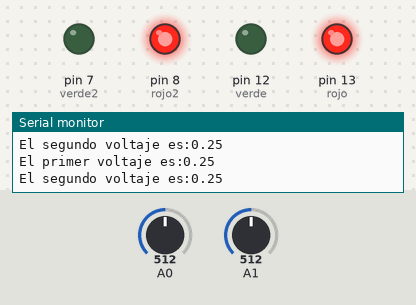
Recording of a sketch running on a simulated Arduino Uno, built with avr-gcc and run on an emulated ATmega328P. On the bench: output pins drawn as LEDs (lit = HIGH), the last lines printed to the serial monitor. Inputs (shaded band) come from the test bench; at power-on: A0 = 512, A1 = 512.

Above: at 8.8 s.
8.9 s: A0 set to 716
At 16.5 s:
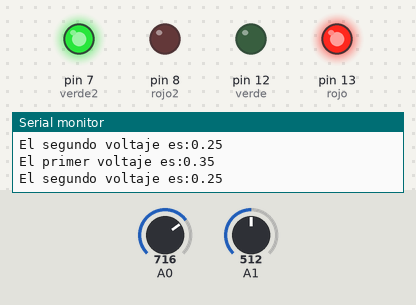
17.5 s: A1 set to 900
At 25.0 s:
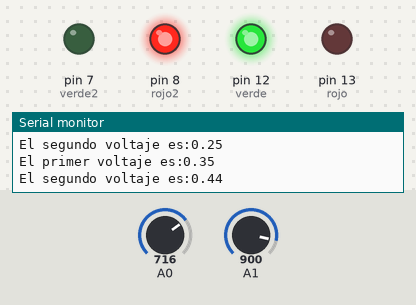
25.5 s: A1 set to 716
At 32.4 s:
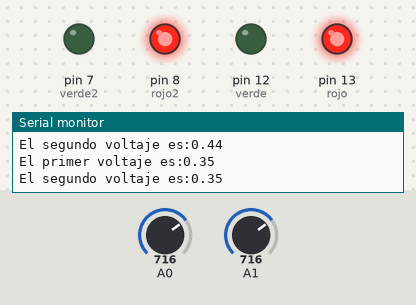
33.5 s: A1 set to 511
At 40.9 s:
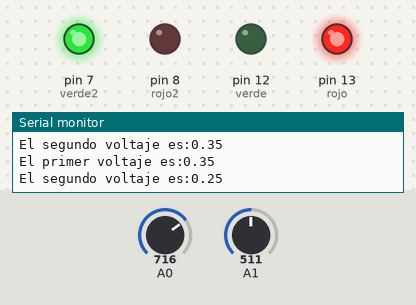
Timing chart, 0 to 42.4 s (numbered marks = the images above; inputs shaded):
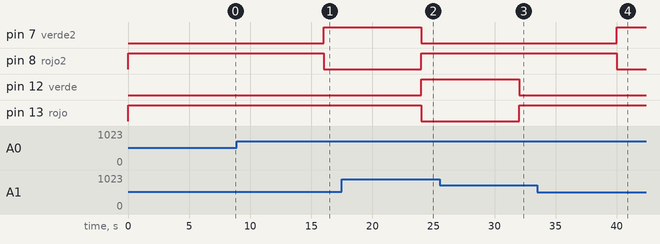

Measured:
- after the input at 8.9 s, pin 7 (verde2): LOW → HIGH after 7.1 s; pin 8 (rojo2): HIGH → LOW after 7.1 s
- after the input at 17.5 s, pin 7 (verde2), pin 13 (rojo): HIGH → LOW after 6.5 s; pin 8 (rojo2), pin 12 (verde): LOW → HIGH after 6.5 s
- after the input at 25.5 s, pin 12 (verde): HIGH → LOW after 6.5 s; pin 13 (rojo): LOW → HIGH after 6.5 s
- after the input at 33.5 s, pin 7 (verde2): LOW → HIGH after 6.5 s; pin 8 (rojo2): HIGH → LOW after 6.5 s

The sketch:

sketch_jun26a.ino
```cpp
int rojo = 13;
int verde = 12;
int rojo2 = 8;
int verde2 = 7;
int a = 0;
int b =0;

void setup() {
  // put your setup code here, to run once:
  Serial.begin(9600);
  pinMode(rojo , OUTPUT);
  pinMode(rojo2 , OUTPUT);
  pinMode(verde , OUTPUT);
  pinMode(verde2 , OUTPUT);

}

void loop() {
  // put your main code here, to run repeatedly:
  int sensorValue = analogRead (A0);
  int sensorValue2 = analogRead (A1);
  String one = "El primer voltaje es:";
  String two = "El segundo voltaje es:";

  float voltage =sensorValue *(0.5 / 1023.0);
  float voltage2 =sensorValue2 *(0.5 / 1023.0);

  Serial.print(one);
  Serial.println(voltage);
  Serial.print(two);
  Serial.println(voltage2);
  if(voltage<voltage2){
    digitalWrite(verde ,  HIGH);
    digitalWrite(rojo ,  LOW);
    digitalWrite(verde2 ,  LOW);
    digitalWrite(rojo2 ,  HIGH);

    a +=5;
    }else if(voltage>voltage2){
    digitalWrite(verde2 ,  HIGH);
    digitalWrite(rojo2 ,  LOW);
    digitalWrite(verde ,  LOW);
    digitalWrite(rojo ,  HIGH);
    b += 5;

      }else {
        digitalWrite(verde, LOW);
        digitalWrite(rojo, HIGH);
        digitalWrite(verde2, LOW);
        digitalWrite(rojo2, HIGH);

        }
        delay(8000);

}
```
